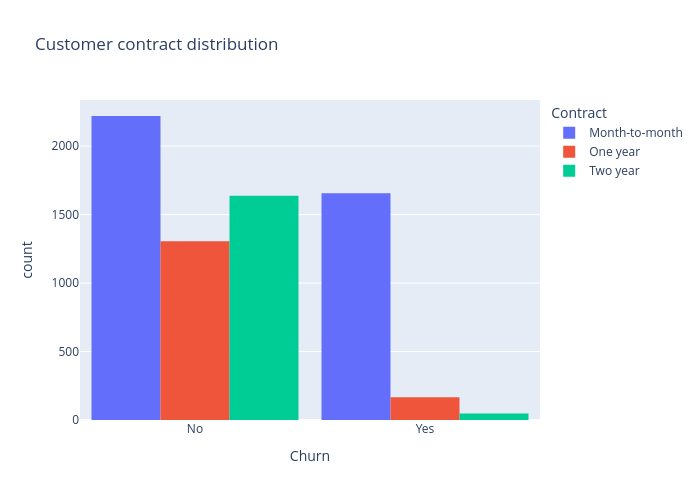

Source (notebook cell):
### Code cell
fig = px.histogram(df, x="Churn", color="Contract", barmode="group", title="Customer contract distribution")
fig.update_layout(width=700, height=500, bargap=0.1)
fig.show()

### Figure 1 — Plotly figure (JSON) as saved in the notebook; plotly's stock layout.template omitted (floating-point values rounded to 4 significant figures; data arrays with more than 128 entries replaced by an {"elided": "..."} marker saying what was removed)
{"data": [{"alignmentgroup": "True", "bingroup": "x", "hovertemplate": "Contract=Month-to-month<br>Churn=%{x}<br>count=%{y}<extra></extra>", "legendgroup": "Month-to-month", "marker": {"color": "#636efa", "pattern": {"shape": ""}}, "name": "Month-to-month", "offsetgroup": "Month-to-month", "orientation": "v", "showlegend": true, "type": "histogram", "x": {"elided": "3875 str values"}, "xaxis": "x", "yaxis": "y"}, {"alignmentgroup": "True", "bingroup": "x", "hovertemplate": "Contract=One year<br>Churn=%{x}<br>count=%{y}<extra></extra>", "legendgroup": "One year", "marker": {"color": "#EF553B", "pattern": {"shape": ""}}, "name": "One year", "offsetgroup": "One year", "orientation": "v", "showlegend": true, "type": "histogram", "x": {"elided": "1472 str values"}, "xaxis": "x", "yaxis": "y"}, {"alignmentgroup": "True", "bingroup": "x", "hovertemplate": "Contract=Two year<br>Churn=%{x}<br>count=%{y}<extra></extra>", "legendgroup": "Two year", "marker": {"color": "#00cc96", "pattern": {"shape": ""}}, "name": "Two year", "offsetgroup": "Two year", "orientation": "v", "showlegend": true, "type": "histogram", "x": {"elided": "1685 str values"}, "xaxis": "x", "yaxis": "y"}], "layout": {"bargap": 0.1, "barmode": "group", "height": 500, "legend": {"title": {"text": "Contract"}, "tracegroupgap": 0}, "title": {"text": "Customer contract distribution"}, "width": 700, "xaxis": {"anchor": "y", "domain": [0, 1], "title": {"text": "Churn"}}, "yaxis": {"anchor": "x", "domain": [0, 1], "title": {"text": "count"}}}}
